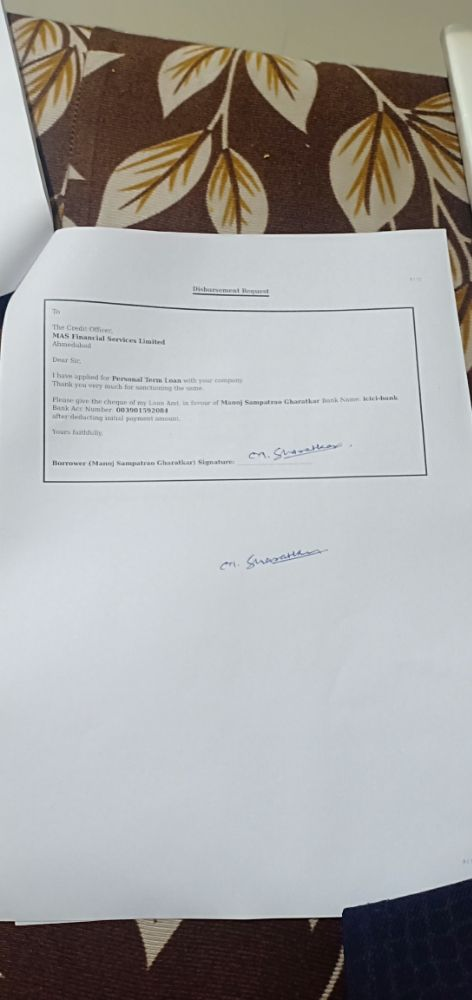
#> input picture Images1/tt.jpeg, 472 x 1000 px, found by its file name
$ python c.py
#> lines starting #> are read from the running program, lines starting #| are printed output that depends on the picture; after the words box and inside, x2 and y2 are one past the last pixel; in counts of white or black regions, pixels touching at a corner belong together
import cv2
import numpy as np

# read image as grayscale
img = cv2.imread('images/tt.jpeg')
#> img is the input picture: shape (1000, 472, 3); mean B, G, R 163.8, 165, 165.9

# convert to grayscale
gray = cv2.cvtColor(img,cv2.COLOR_BGR2GRAY)
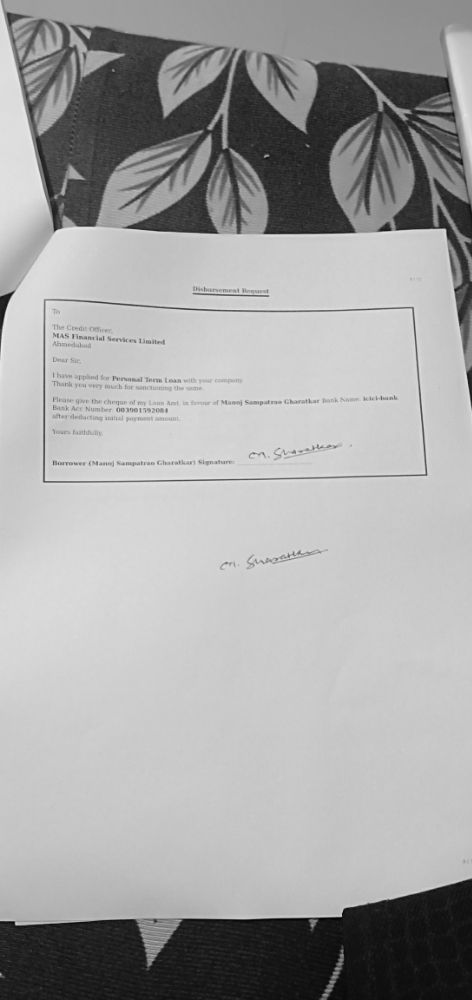
#> gray: shape (1000, 472); min 1, max 240, mean 165.1

# threshold
thresh = cv2.threshold(gray, 190, 255, cv2.THRESH_BINARY)[1]\
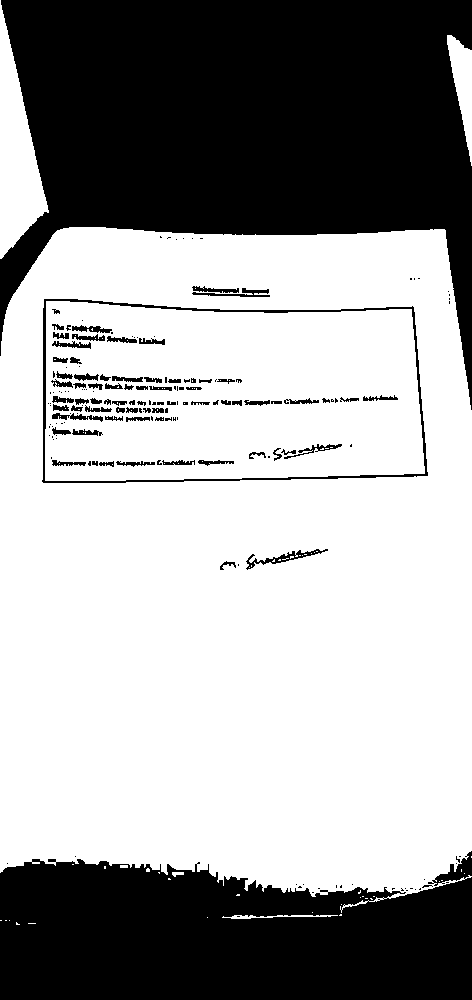
#> thresh: shape (1000, 472); 63.4% white; 176 black regions (101 under 20 px), largest, box (x1, y1, x2, y2) and area: (0, 0, 472, 410) 106476, (0, 851, 472, 1000) 57692, (42, 299, 428, 483) 2532

# apply morphology
kernel = np.ones((7,7), np.uint8)
morph = cv2.morphologyEx(thresh, cv2.MORPH_CLOSE, kernel)
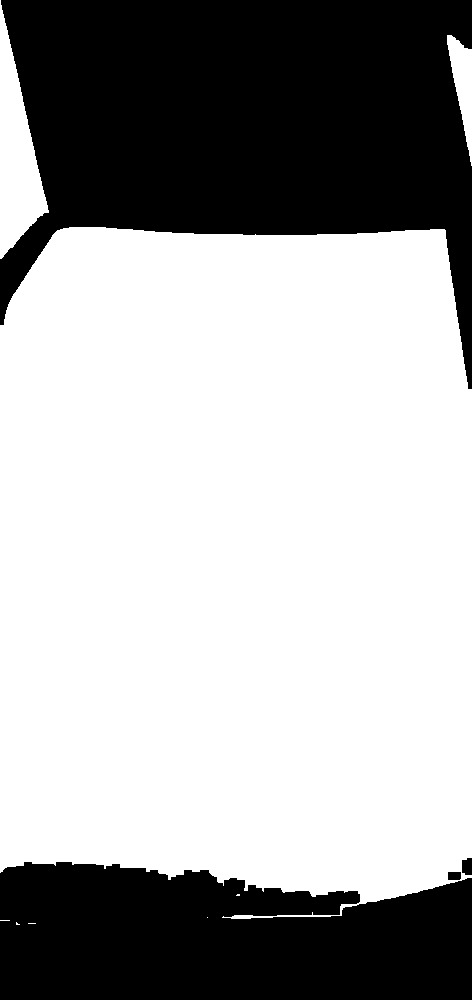
#> morph: shape (1000, 472); 65.5% white; 4 black regions, box (x1, y1, x2, y2) and area: (0, 0, 472, 389) 106359, (0, 862, 472, 1000) 56315, (462, 858, 472, 875) 154, (448, 872, 461, 880) 103
kernel = np.ones((9,9), np.uint8)
morph = cv2.morphologyEx(morph, cv2.MORPH_ERODE, kernel)
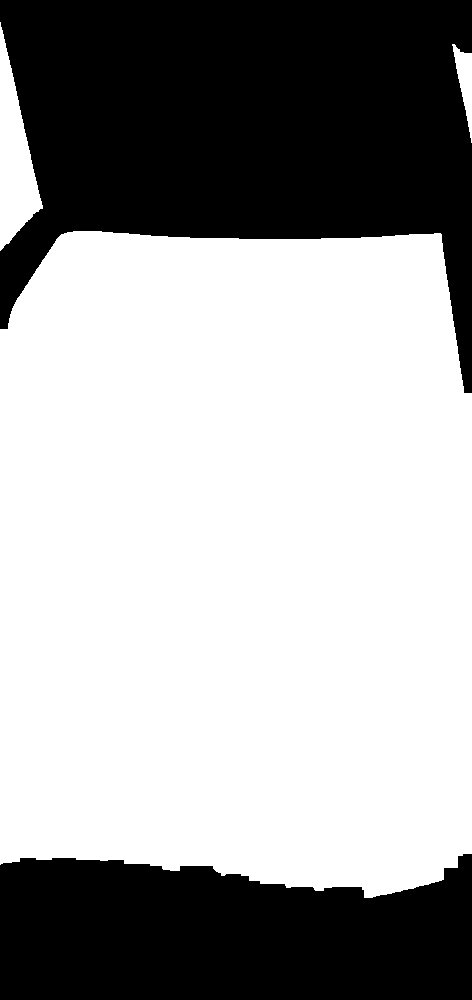
#> morph: shape (1000, 472); 63.8% white; 2 black regions

# get largest contour
contours = cv2.findContours(morph, cv2.RETR_EXTERNAL, cv2.CHAIN_APPROX_NONE)
#> contours = 3 contours; box (x1, y1, x2, y2) and area: (0, 231, 472, 898) 294140, (0, 22, 43, 251) 4685, (452, 44, 472, 143) 788
contours = contours[0] if len(contours) == 2 else contours[1]
area_thresh = 0
for c in contours:
    area = cv2.contourArea(c)
    if area > area_thresh:
        area_thresh = area
        big_contour = c
#> this loop made 3 passes
#> (area, area_thresh) on pass 1: (294140, 294140)
#> area on passes 2 to 3: 787.5, 4685
#> after the loop, area_thresh = 294140; big_contour = contour of 2178 points, box (x1, y1, x2, y2) (0, 231, 472, 898), area 294140


# get bounding box
x,y,w,h = cv2.boundingRect(big_contour)
#> x = 0; y = 231; w = 472; h = 667

# draw filled contour on black background
mask = np.zeros_like(gray)
mask = cv2.merge([mask,mask,mask])
cv2.drawContours(mask, [big_contour], -1, (255,255,255), cv2.FILLED)
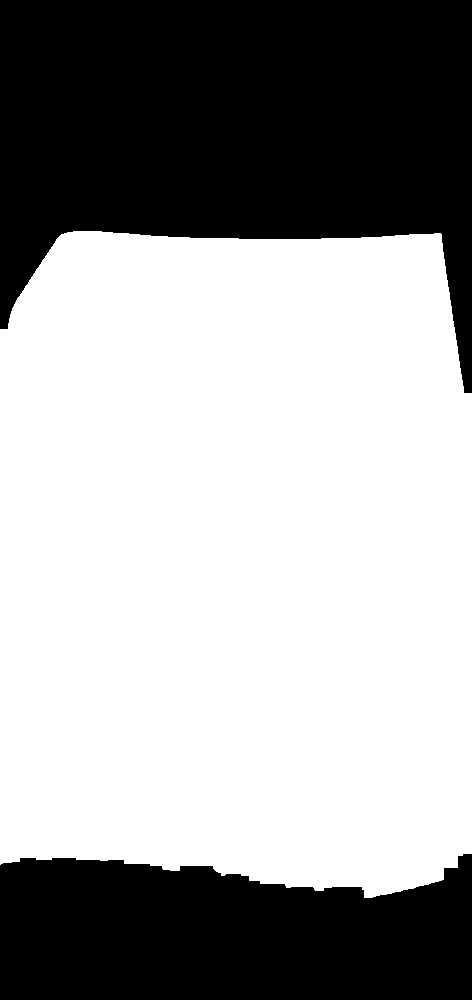
#> mask: shape (1000, 472, 3); 62.5% white; 2 black regions, box (x1, y1, x2, y2) and area: (0, 0, 472, 393) 117219, (0, 854, 472, 1000) 59551

# apply mask to input
result1 = img.copy()
result1 = cv2.bitwise_and(result1, mask)
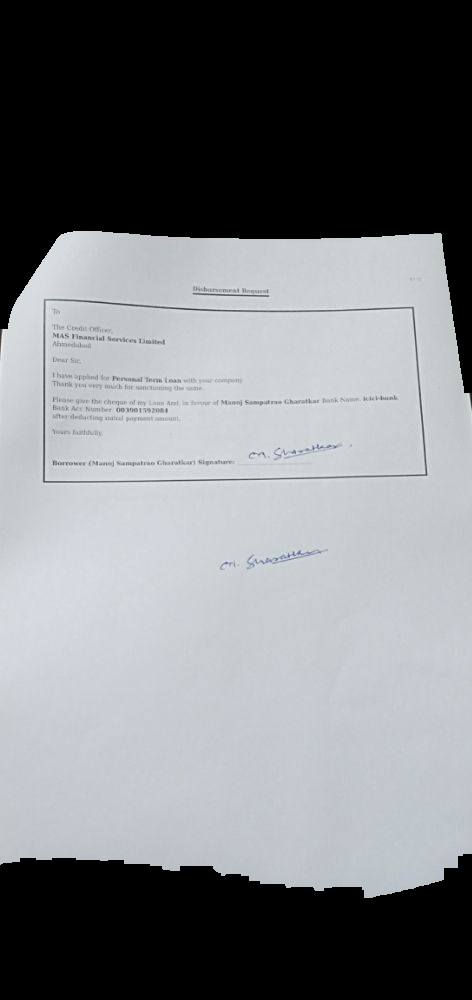
#> result1: shape (1000, 472, 3); mean B, G, R 130.4, 127.4, 124.2

# crop result
result2 = result1[y:y+h, x:x+w]
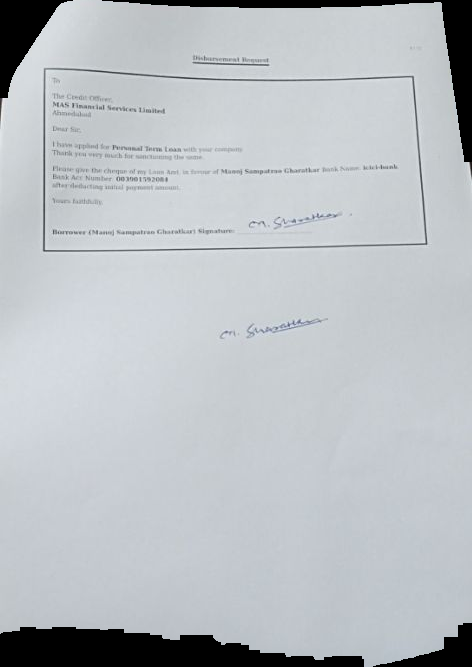
#> result2: shape (667, 472, 3); mean B, G, R 195.5, 191.1, 186.3

# save image
cv2.imwrite('testOut.jpg', result2)

$ run again, with Images1/emr.jpeg copied over Images1/tt.jpeg
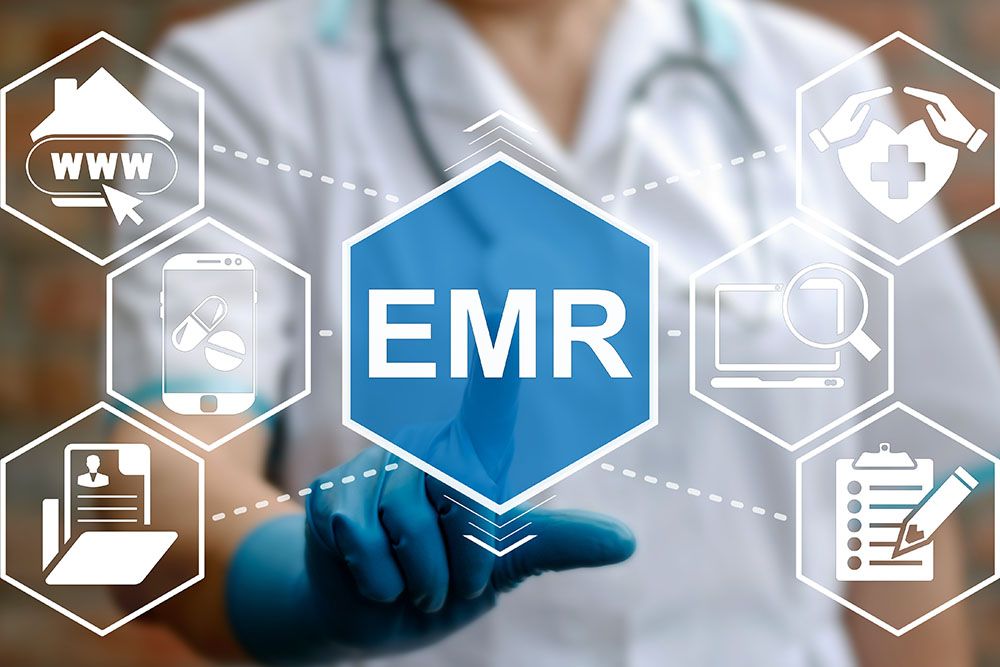
#> input picture Images1/emr.jpeg, 1000 x 667 px, found by its file name
#> img is the input picture: shape (667, 1000, 3); mean B, G, R 169.8, 162.1, 152.9
#> `thresh = cv2.threshold(gray, 190, 255, cv2.THRESH_BINARY)[1]\`:
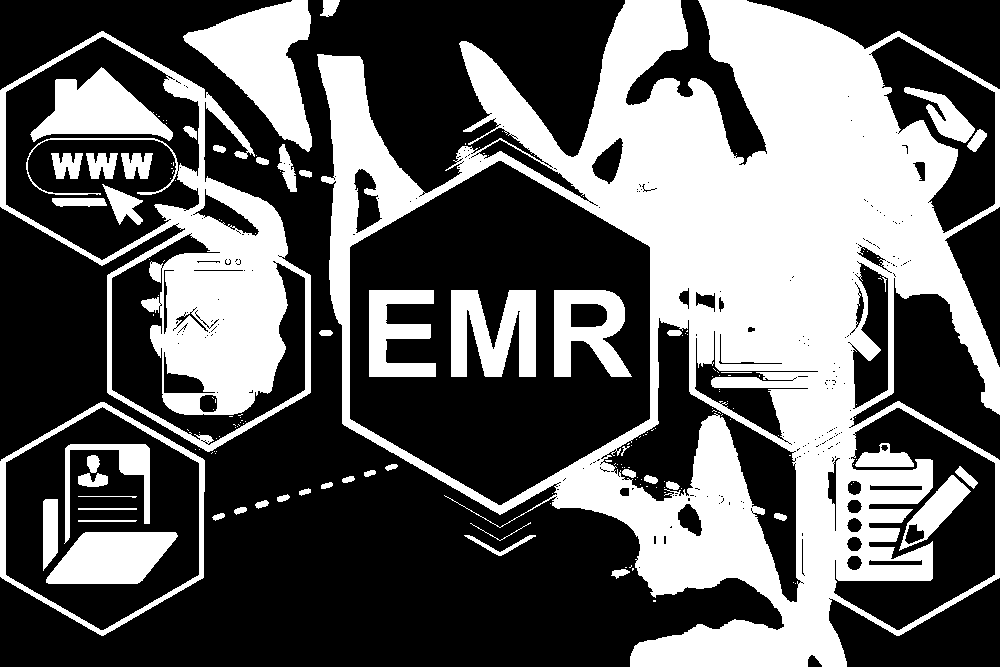
#> thresh: shape (667, 1000); 38.5% white; 172 white regions (120 under 20 px), largest, box (x1, y1, x2, y2) and area: (317, 0, 1000, 667) 174620, (0, 31, 311, 452) 31633, (183, 0, 312, 152) 9368
#> contours = 35 contours, 13 with area under 20; largest, box (x1, y1, x2, y2) and area: (465, 0, 1000, 667) 140528, (150, 167, 283, 412) 18226, (322, 59, 428, 321) 6995, (190, 0, 308, 144) 6922, (36, 75, 167, 139) 4430
#> the loop `for c in contours:` made 35 passes
#> (area, area_thresh) on passes 2, 20, 33: (4108.5, 4108.5), (18226.5, 18226.5), (140527.5, 140527.5)
#> after the loop `for c in contours:`: area_thresh = 140527.5; big_contour = contour of 4733 points, box (x1, y1, x2, y2) (465, 0, 1000, 667), area 140528
#> x = 465; y = 0; w = 535; h = 667
#> mask: shape (667, 1000, 3); 21.4% white; 1 white region, box (x1, y1, x2, y2) and area: (465, 0, 1000, 667) 142895
#> `result2 = result1[y:y+h, x:x+w]`:
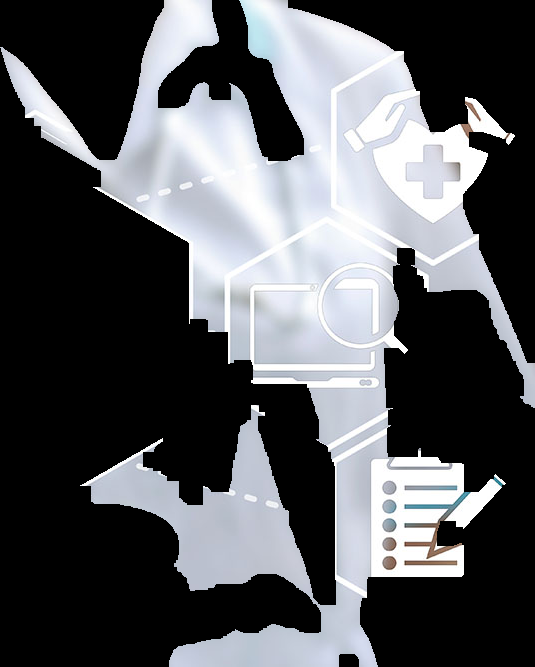
#> result2: shape (667, 535, 3); mean B, G, R 91.7, 88.2, 86.5
